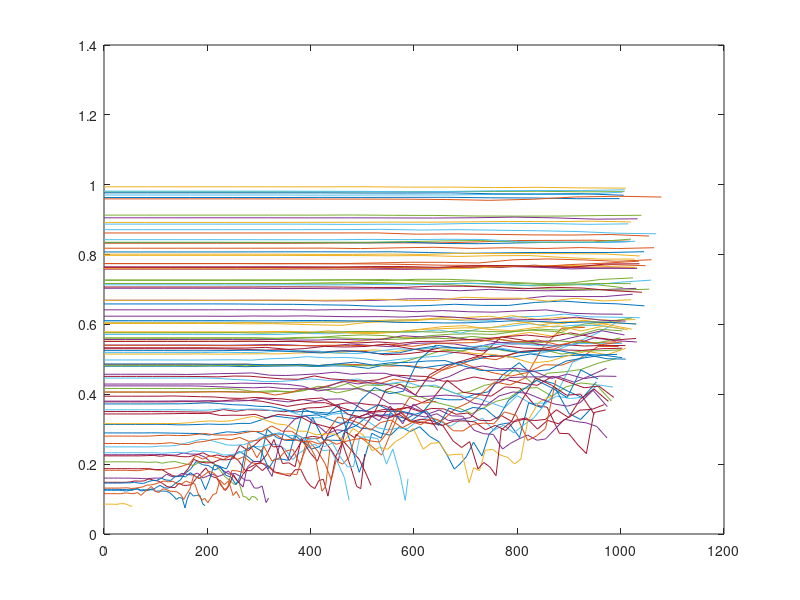

Reproduce this figure in MATLAB.
clear all; close all; clc
load('out_MatRANS.mat');
%% Initialising

if ~isfield(MatRANS, 'Uf')
    MatRANS.Uf = sqrt(MatRANS.tau0/MatRANS.rho);
end

% Constants
g = 9.81; % Gravitational acceleration (m/s^2)
rho = 1000; % Fluid density (kg/m^3);
nu = 1e-6; % Fluid kinematic viscosity (m^2/s)
beta = 9/100;

%import values from MatRANS
y = MatRANS.y;
h = y(end);
u_mean = MatRANS.u(end,:); %mean velocity %last time step only
k = MatRANS.k(end,:); %turbulent kinetic energy
k(1) = 10e-4;
w = MatRANS.omega(end,:);
Uf = MatRANS.Uf(end);
L = beta^(-1/4).*(sqrt(k)./w);
vprime = k./3;
% RND_mean = 0;
% RND_std_dev = 1;


%% Non-dimensional values
%w_nd = w*h/Uf;
Y = y./h;
U_nd = u_mean./Uf;
k_nd = k./(Uf^2);

vprime_nd = vprime./Uf;
%vprime_nd = k_nd./3;

vrms = sqrt(vprime_nd);

L_nd = L./h;
dT = L_nd./vrms;


%% Parameters and Arrays for storing data

Np = 100; % number of particles
N_it = 50; %number of iterations for break
NT = 50;
P = struct('Xp',[],'Yp',[],'Tp',[]); % structure to save particle tracks

% Vertical and horizontal positions
Yp  = zeros(N_it,1);
Xp  = zeros(N_it,1);
% Time step size and time values
del_T  = zeros(N_it,1);
Tp  = zeros(N_it,1);
% Streamwise velocity
Up_y = zeros(N_it,1);
% Vertical and horizontal displacements
dY  = zeros(N_it-1,1);
dX  = zeros(N_it-1,1);

%boundary conditions
y_bottom = 70*nu/Uf/h;
y_top = 1;


%% loop over the number of particles
for jj = 1 : Np
    
    ii = 1; %time steps
    
    %initial conditions
    Xp(1) = 0;
    Tp(1) = 0;
    Yp(1) = y_bottom + (y_top-y_bottom)*rand(1);
    
    
    % Initialize time variable
    Time = 0;

    
    % loop to calculate one particle track based on the initial position
    while ii<=NT && Time<=N_it
        ar = randn;
        %ar = normrnd(RND_mean, RND_std_dev); %normal distribution
        
        del_T(ii) = interp1(Y, dT, Yp(ii)); %interpolate the time step across Y
        Tp(ii) = Time + del_T(ii); %add the time step to the initial time
        Time   = Tp(ii); %this is now the new interpolated time that we use to find the velocity and position
        
        %initialise the velocity of the particle for the first time step
        if ii == 1
            Up_y(ii) = interp1(Y, U_nd, Yp(ii)); %interpolate the non-dimensional u against y to find it at the step ii
        else %if it is not the initial value, it just stays the same --> run later
            Up_y(ii) = up_dy;
        end
        
        %find rms v prime
        vrms_p = interp1(Y, vrms, Yp(ii)); %v rms as a vector in time
        dY = ar.*vrms_p.*dT(ii); %change in y velocity
        
        %boundary conditions for rms v prime (reflect the y vector with the
        %same angle as before)
        if (Yp(ii)+ dY) > y_top
            Yp(ii+1) = y_top - (dY -(y_top - Yp(ii)));
        elseif (Yp(ii) + dY) < y_bottom
            Yp(ii+1) = y_top + (-dY - (Yp(ii)-y_bottom));
        else
            Yp(ii+1) = Yp(ii) + dY;
        end
        
        
        % Obtain the streamwise velocity at the next vertical position
        up_dy    = interp1(Y, U_nd, Yp(ii+1));
        % Calculate the streamwise displacement and position
        dX(ii)   = 0.5 * del_T(ii)*(up_dy + Up_y(ii));
        %dx = (U_nd.*Yp(ii) + U_nd.*(Yp(ii)+up_dy(ii))).*del_T(ii)./2;
        Xp(ii+1) = Xp(ii) + dX(ii);
        
        
% % %         if Time<=N_it %number of iterations as a break
% % %             break
% % %         end
        
        ii = ii + 1; % update time step at the end of the while loop
        
    end
    
    
    % Store particle track in variable P using e.g. P(jj).Xp = ...;
    P(jj).Yp = Yp(1:(ii-1));
    P(jj).Xp = Xp(1:(ii-1));
    P(jj).Tp = Tp(1:(ii-1));
    
    %figure('Name','I am not having a good time')
    figure(1)
    plot(Xp(1:(ii-1)),Yp(1:(ii-1)),'-')
    hold on
end


%% Analyse results


